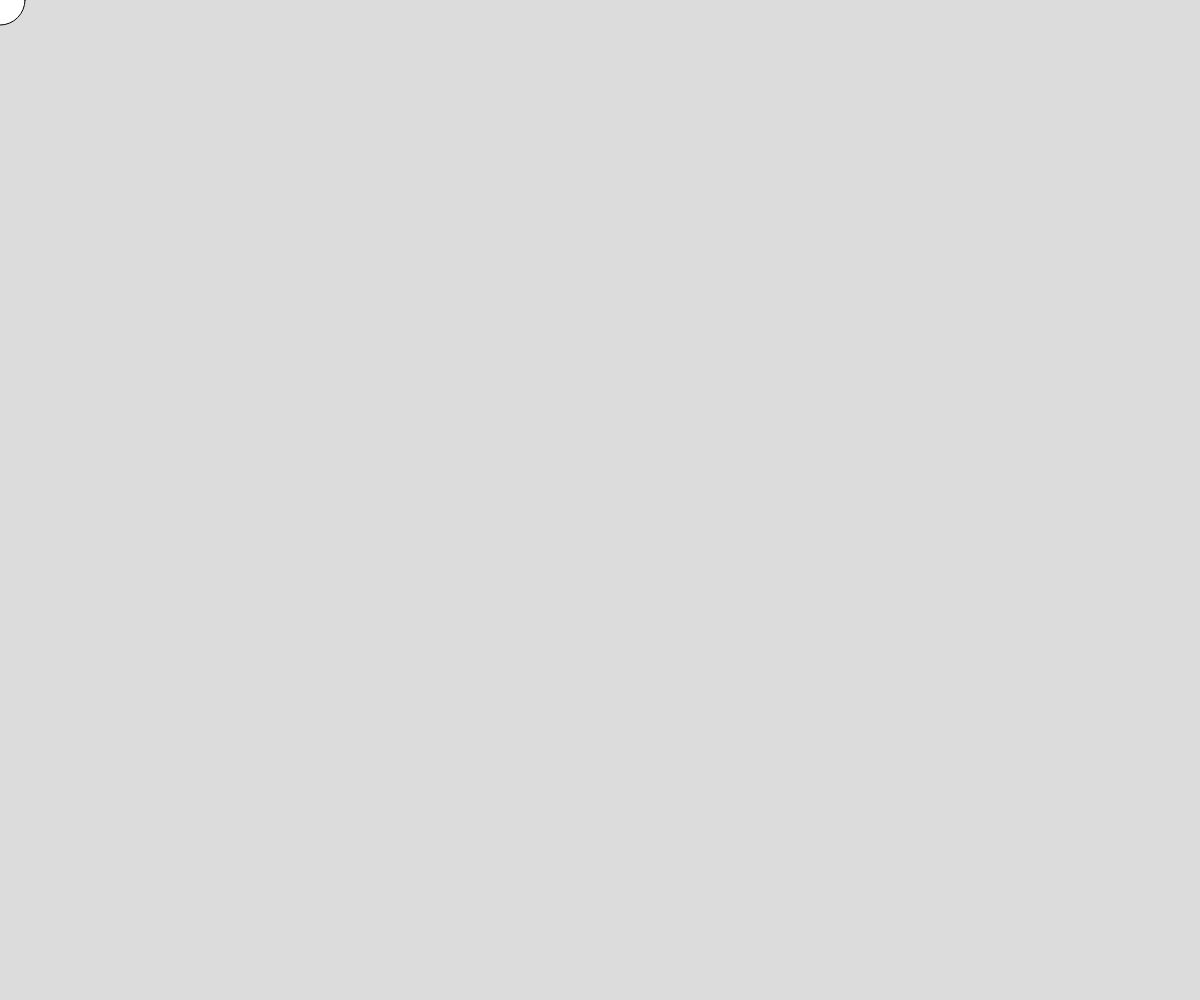
Frame 1 (no input)
Frame 60 (no input): identical to frame 1, image omitted
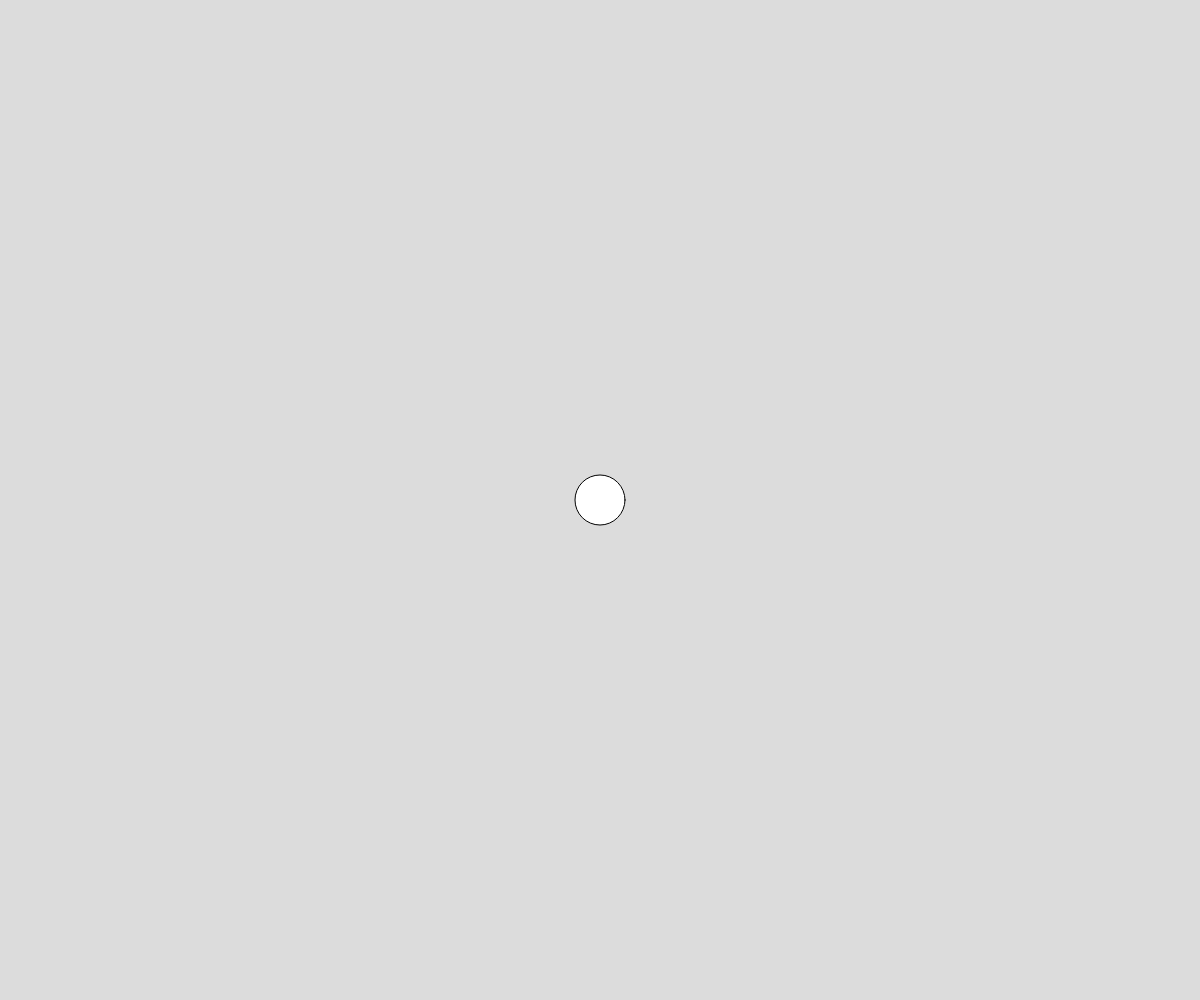
Frame 120 (the mouse pressed at the canvas centre since frame 60)

The p5.js sketch that drew these frames (run headless with seeded random() and noise() and a simulated clock; from frame 60 on, the mouse is pressed at the canvas centre):

// p5.js sketch
// ── sketch.js
// Project Title
// Your Name
// Date
//
// Extra for Experts:
// - describe what you did to take this project "above and beyond"
let x;
let y;

function setup() {
  createCanvas(windowWidth, windowHeight);
  x = width/2;
  y = height/2;
  //image.load("44369.png");
}

function draw() {
  background(220);
  circle(mouseX, mouseY, 50);
  //image("44369.png");
  //x += 5;
}
